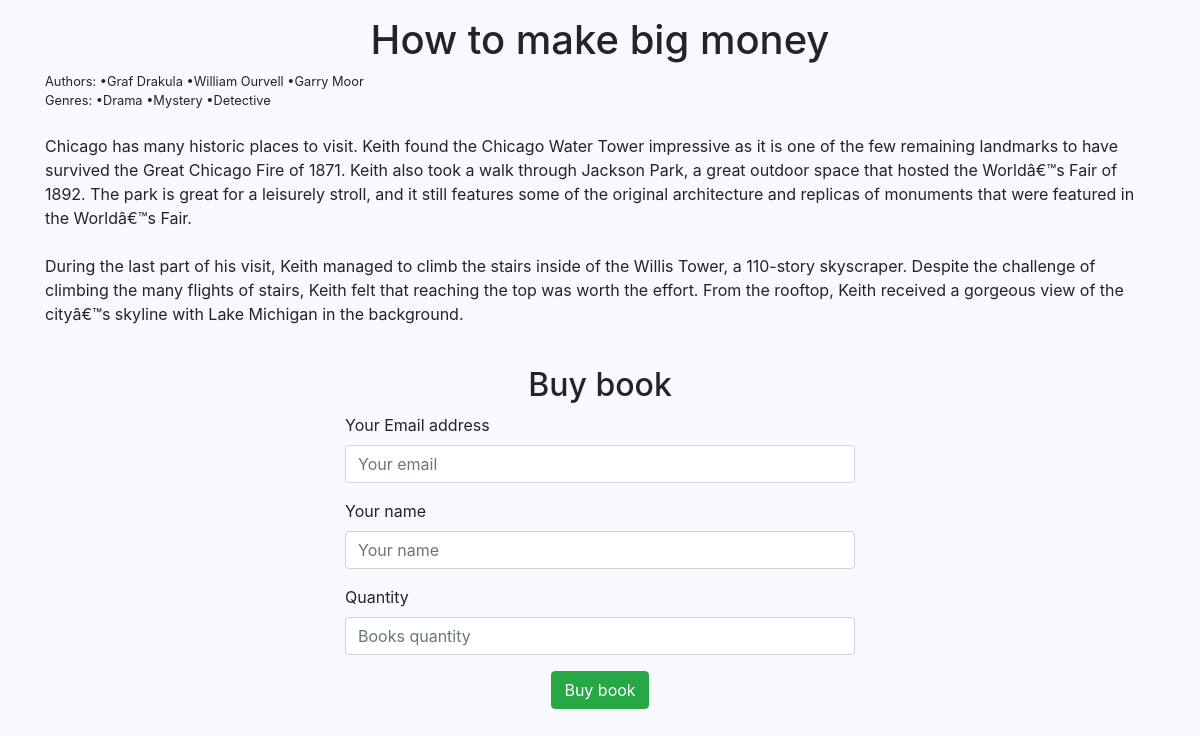
The page /index.php?controller=book&action=detail&id=14 on the database its author committed.
### tables this page shows
CREATE TABLE `book` (
  `id` int(11) NOT NULL,
  `title` varchar(255) NOT NULL,
  `price` float NOT NULL,
  `description` text NOT NULL
);

CREATE TABLE `author` (
  `id` int(11) NOT NULL,
  `name` varchar(255) NOT NULL
);

CREATE TABLE `genre` (
  `id` int(11) NOT NULL,
  `name` varchar(255) NOT NULL
);

### controllers/BookController.php (called while the page is built, shortened)
<?php
require __DIR__ . '/../models/Book.php';
require __DIR__ . '/../service/BookService.php';
class BookController extends Validate
{
	public function detailAction()
	{
		$bookId = intval($_GET['id']);
		$bookModel = new BookService();
		$book = $bookModel->findById($bookId);
		include __DIR__ . '/../views/book/detail.php';
	}
}

### service/BaseDbService.php (called while the page is built, shortened)
<?php
abstract class BaseDbService
{
    public function newConnection()
    {
        $dbServer = 'localhost';
        $dbName = 'book_catalog';
        $dbUser = 'root';
        $dbPassword = 'root';
        $this->connect = new mysqli($dbServer, $dbUser, $dbPassword, $dbName);
        return $this->connect;
    }
}

### service/BookService.php (called while the page is built, shortened)
<?php
class BookService extends BaseDbService
{
    public function findById($id)
    {
        $result = $this->newConnection()->query("SELECT * FROM book WHERE id = '$id'");
        $data = array();
        while ($row = $result->fetch_assoc()) {
            $data[] = $row;
        }
        $book = new Book();
        $book->setId($data[0]['id']);
        $book->setTitle($data[0]['title']);
        $book->setPrice($data[0]['price']);
        $book->setDescription($data[0]['description']);
        $book->setAuthors($this->getAuthors($book->getId()));
        $book->setGenres($this->getGenres($book->getId()));
        return $book;
    }
    public function getAuthors($bookId)
    {
        $conn = $this->newConnection();
        $result = $conn->query("SELECT author_id FROM author_book WHERE book_id=$bookId");
        $data = array();
        while ($row = $result->fetch_assoc()) {
            $resultAuthors = $conn->query("SELECT * FROM author WHERE id=" . $row['author_id']);
            while ($rowAuthor = $resultAuthors->fetch_assoc()) {
                $data[] = $rowAuthor;
            }
        }
        return $data;
    }
    public function getGenres($bookId)
    {
        $conn = $this->newConnection();
        $result = $conn->query("SELECT genre_id FROM genre_book WHERE book_id=$bookId");
        $data = array();
        while ($row = $result->fetch_assoc()) {
            $resultGenres = $conn->query("SELECT * FROM genre WHERE id=" . $row['genre_id']);
            while ($rowGenre = $resultGenres->fetch_assoc()) {
                $data[] = $rowGenre;
            }
        }
        return $data;
    }
}

### models/Book.php (called while the page is built, shortened)
<?php
class Book
{
    private $title;
    private $description;
    private $authors;
    private $genres;
    public function getTitle()
    {
        return $this->title;
    }
    public function setTitle($title)
    {
        $this->title = $title;
    }
    public function getDescription()
    {
        return $this->description;
    }
    public function setDescription($description)
    {
        $this->description = $description;
    }
    public function getAuthors()
    {
        return $this->authors;
    }
    public function setAuthors($authors)
    {
        $this->authors = $authors;
    }
    public function getGenres()
    {
        return $this->genres;
    }
    public function setGenres($genres)
    {
        $this->genres = $genres;
    }
}

### views/book/detail.php (the view, shortened to what this page needs)
<?php include __DIR__ . '/../_header.php' ?>
    <div class="container mb-3 mt-3">
        <h1><?php echo $book->getTitle() ?></h1>
        <small>
            Authors:
            <?php foreach ($book->getAuthors() as $author): ?>
                •<?php echo $author['name'] ?>
            <?php endforeach ?>
        </small>
        <br>
        <small>
            Genres:
            <?php foreach ($book->getGenres() as $genre): ?>
                •<?php echo $genre['name'] ?>
            <?php endforeach ?>
        </small>
        <br>
        <br>
        <p><?php echo nl2br($book->getDescription()) ?></p>
        <br>
        <div class="myclass">
            <h2>Buy book</h2>
            <form method="post" action="index.php?controller=book&action=buy">
                <div class="form-group">
                    <label>Your Email address</label>
                    <input type="email" name="email" placeholder="Your email" class="form-control" required>
                </div>
                <div class="form-group">
                    <label>Your name</label>
                    <input type="text" name="name" placeholder="Your name" class="form-control" required>
                </div>
                <div class="form-group">
                    <label>Quantity</label>
                    <input type="number" placeholder="Books quantity" name="qty" min="1" max="20" step="1"
                           class="form-control" required>
                </div>
                <div class="form-group" style="text-align: center">
                    <button type="submit" class="btn btn-success">Buy book</button>
                </div>
            </form>
        </div>
    </div>
<?php include __DIR__ . '/../_footer.php' ?>

### views/_header.php (style rules this page uses)
body { background-color: ghostwhite; }
h1, h2, th { text-align: center; }
form { margin-right: 0; margin-left: auto; }
button { color: darkslategrey; background-color: floralwhite; }
input { width: 200px; }
.myclass { margin: 0 300px; }

### rows shown on the page
book: title "How to make big money", description "Chicago has many historic places to visit. Keith found the Chicago Water Tower impressive as it is one of the few remaining landmarks to have survived the Great Chicago Fire of 1871. Keith also took a walk through Jackson Park, a great outdoor space that hosted the Worldâ€™s Fair of 1892. The park is great for a leisurely stroll, and it still features some of the original architecture and replicas of monuments that were featured in the Worldâ€™s Fair. During the last part of his visit, Keith managed to climb the stairs inside of the Willis Tower, a 110-story skyscraper. Despite the challenge of climbing the many flights of stairs, Keith felt that reaching the top was worth the effort. From…"
author: name "Graf Drakula"
author: name "William Ourvell"
author: name "Garry Moor"
genre: name "Drama"
genre: name "Mystery"
genre: name "Detective"
